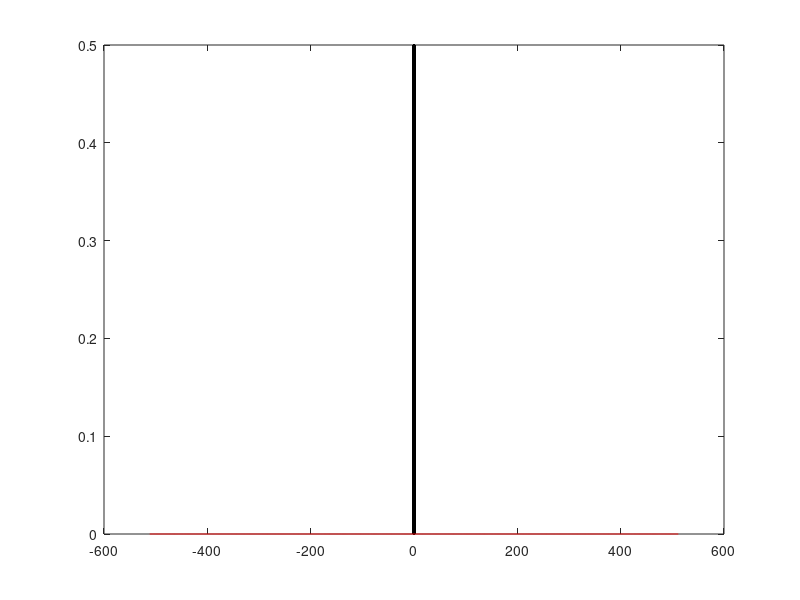

This chart was generated by the following MATLAB code: (Note: this script raises an error after producing the figure.)
clear all
close all

%=====================================
% Simulation of discrete random walks
%
% At the initial instant, the walkers
% are stacked in two columns at x=+-1/2
%
% Left and right walkers are treated separately
%
% M:       number of walkers
% notches: number of notches
% Nstep:   number of steps
% q:       left probability
%=====================================

%---
% settings
%---

M = 2*512;
notches = 512;

Nstep = 50;
Nstep = 10;
Nstep = 200;

q = 0.75;
q = 1.00;
q = 0.5;

%---
% prepare
%---

M2 = 2*M;

%-----------------------
% right and left notches
% and initial populations
%-----------------------

for i=1:notches
  xr(i) = i-0.5;
  kr(i) = 0;
  xl(i) =-i+0.5;
  kl(i) = 0;
end

for i=1:2*notches
  xgauss(i) = -notches+i-0.5;
  ygauss(i) =  0.0;
end

%-----------
% initialize
%-----------

kr(1) = M;
kl(1) = M;

for i=1:M2
  yplot_r(i)=0;
  xplot_r(i)=0;
  yplot_l(i)=0;
  xplot_l(i)=0;
end

%===============
for step=1:Nstep
%===============

%---
% plotting
%---

figure(1)

%clear xplot_r
%clear yplot_r
%clear xplot_l
%clear yplot_l

Icr = 0; % counter

for i=1:notches

 if(kr(i)>0)
  for j=1:kr(i)
   Icr = Icr+1;
   xplot_r(Icr) = xr(i);
   yplot_r(Icr) = 1.0*j;   % stack particles vertically
  end
 end

end

Icl = 0;

for i=1:notches

 if(kl(i)>0)
  for j=1:kl(i)
   Icl = Icl+1;
   xplot_l(Icl) = xl(i);
   yplot_l(Icl) = 1.0*j;   % stack particles vertically
  end
 end

end

%---
% animation
%---

if(step==1)
  Handle1 = plot(xplot_r,yplot_r/M2,'k.');
  hold on
  Handle2 = plot(xplot_l,yplot_l/M2,'k.');
  Handle3 = plot(xgauss,ygauss,'r');
  set(Handle2,'EraseMode','xor')
  set(Handle1,'EraseMode','xor')
  set(Handle3,'EraseMode','xor')
  xlabel('i','fontsize',15)
  ylabel('k/(2M)','fontsize',15)
  set(gca,'fontsize',15)
end

%=========
% stepping
%=========

krnew = kr;
klnew = kl;

avr = 0.0;  % average
var = 0.0;  % variance

if(kr(1)>0)

  for j=1:kr(1)
   krnew(1) = krnew(1)-1;
   if(rand>q)
    klnew(1) = klnew(1)+1;
   else
    krnew(2) = krnew(2)+1;
   end
  end

  avr = avr+kr(1)*xr(1);
  var = var+kr(1)*xr(1)^2;

end

if(kl(1)>0)

  for j=1:kl(1)
   klnew(1) = klnew(1)-1;
   if(rand>q)
    klnew(2) = klnew(2)+1;
   else
    krnew(1) = krnew(1)+1;
   end
  end

  avr = avr+kl(1)*xl(1);
  var = var+kl(1)*xl(1)^2;

end

%---
for i=2:notches

 if(kr(i)>0)

   for j=1:kr(i)
    krnew(i) = krnew(i)-1;
    if(rand>q)
     krnew(i-1) = krnew(i-1)+1;
    else
     krnew(i+1) = krnew(i+1)+1;
    end
  end

  avr = avr+kr(i)*xr(i);
  var = var+kr(i)*xr(i)^2;

 end

 if(kl(i)>0)

  for j=1:kl(i)

   klnew(i) = klnew(i)-1;
   if(rand>q)
    klnew(i+1) = klnew(i+1)+1;
   else
    klnew(i-1) = klnew(i-1)+1;
   end
  end

  avr = avr+kl(i)*xl(i);
  var = var+kl(i)*xl(i)^2;

 end

 end  % over notches
%---

time(step) = step-1;
mean(step) = avr/M2;
variance(step) = -mean(step)^2+var/M2;

s = sqrt(variance(step));

for i=1:2*notches
  ygauss(i) = 1/sqrt(2*pi)/s*exp(-0.5*xgauss(i)^2/s^2);
end


kr = krnew;
kl = klnew;

%total=0;
%for i=1:notches
% total = total+kr(i)+kl(i);
%end
%total

%axis([-step, step, 0, max(max(kr),max(kl))])
% axis([-step, step, 0, 1])
% axis([-step, step, 0, max(max(kr),max(kl))/M2])
 axis([-100, 100, 0,  max(max(kr),max(kl))/M2])
 set(Handle1,'XData',xplot_r,'YData',yplot_r/M2)
 set(Handle2,'XData',xplot_l,'YData',yplot_l/M2);
 set(Handle3,'XData',xgauss,'YData',ygauss);
 box on
 drawnow
 pause(0.5)

 for i=1:M2
  xplot_r(i) = 0;
  yplot_r(i) = 0;
  xplot_l(i) = 0;
  yplot_l(i) = 0;
 end


%---
end
%---

figure(2)
plot(time,mean,'k')
xlabel('N','fontsize',15)
ylabel('Mean','fontsize',15)
set(gca,'fontsize',15)

figure(3)
plot(time,variance,'k')
xlabel('N','fontsize',15)
ylabel('Variance','fontsize',15)
set(gca,'fontsize',15)
